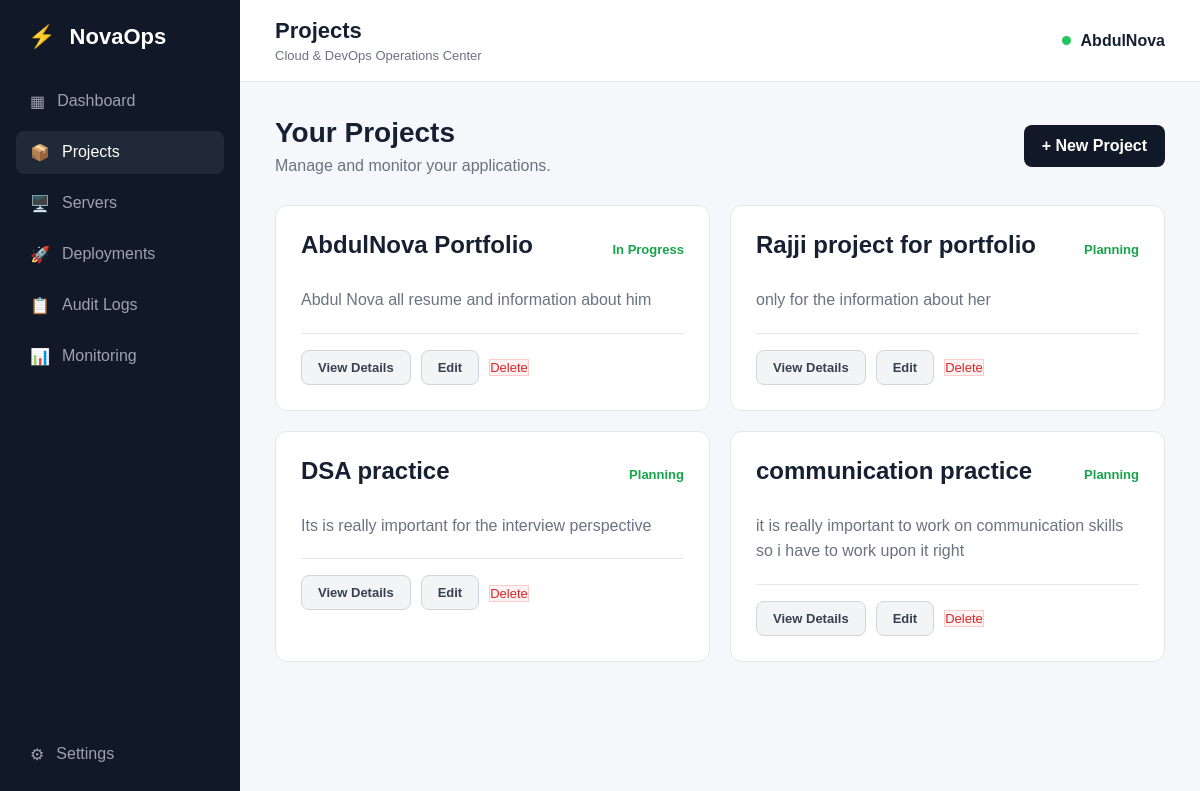
The app's page /projects with its own data.
### app.py (models this page shows)
class Project(db.Model):
    id = db.Column(
        db.Integer,
        primary_key=True
    )
    name = db.Column(
        db.String(100),
        nullable=False
    )
    description = db.Column(
        db.Text,
        nullable=False
    )
    status = db.Column(
        db.String(50),
        nullable=False
    )
    servers = db.relationship(
        "Server",
        backref="project",
        lazy=True
    )

### app.py (the view)
@app.route("/projects")
def projects():
    projects = Project.query.order_by(
        Project.id.desc()
    ).all()
    return render_template(
        "projects.html",
        projects=projects
    )

### templates/projects.html (shortened to what this page needs)
{% extends "base.html" %}
{% block page_title %}
Projects
{% endblock %}
{% block content %}
<div class="welcome">
    <div>
        <h1>Your Projects</h1>
        <p>Manage and monitor your applications.</p>
    </div>
    <a href="{{ url_for('new_project') }}" class="primary-btn">
        + New Project
    </a>
</div>
<div class="projects-grid">
    {% for project in projects %}
    <div class="project-card">
        <div class="project-header">
            <h2>{{ project.name }}</h2>
            <span class="project-status">
                {{ project.status }}
            </span>
        </div>
        <p>
            {{ project.description }}
        </p>
        <div class="project-actions">
            <a href="{{ url_for('project_detail', project_id=project.id) }}" class="secondary-btn">
                View Details
            </a>
            <a href="{{ url_for('edit_project', project_id=project.id) }}" class="secondary-btn">
                Edit
            </a>
            <form action="{{ url_for('delete_project', project_id=project.id) }}" method="POST"
                onsubmit="return confirm('Are you sure you want to delete this project?');">
                <button type="submit" class="danger-btn">
                    Delete
                </button>
            </form>
        </div>
    </div>
    {% endfor %}
</div>
{% endblock %}

### static/css/style.css (style rules this page uses)
* { margin: 0; padding: 0; box-sizing: border-box; }
body { font-family: Arial, sans-serif; background: #f5f7fb; color: #172033; }
.welcome { display: flex; justify-content: space-between; align-items: center; margin-bottom: 30px; }
.welcome h1 { font-size: 28px; margin-bottom: 8px; }
.welcome p { color: #6b7280; }
.primary-btn { display: inline-flex; align-items: center; justify-content: center; border: none; background: #111827; color: white; padding: 12px 18px; border-radius: 8px; cursor: pointer; font-weight: 600; text-decoration: none; transition: 0.2s; }
.projects-grid { display: grid; grid-template-columns: repeat(2, minmax(0, 1fr)); gap: 20px; }
.project-card { background: white; border: 1px solid #e5e7eb; border-radius: 12px; padding: 25px; transition: 0.2s; }
.project-header { display: flex; justify-content: space-between; align-items: center; margin-bottom: 20px; }
.project-status { color: #16a34a; font-size: 13px; font-weight: 600; }
.project-card h2 { margin-bottom: 8px; }
.project-card p { color: #6b7280; line-height: 1.6; }
.project-actions { display: flex; align-items: center; gap: 10px; margin-top: 20px; padding-top: 16px; border-top: 1px solid #e5e7eb; }
.project-actions a { display: inline-flex; align-items: center; justify-content: center; padding: 9px 16px; border-radius: 8px; font-size: 13px; font-weight: 600; text-decoration: none; transition: 0.2s; }
.secondary-btn { background: #f3f4f6; color: #374151; border: 1px solid #d1d5db; }
.danger-btn { background: #fef2f2; color: #dc2626; border: 1px solid #fecaca; }
.project-actions form { margin: 0; }
.project-actions .danger-btn { cursor: pointer; font-family: inherit; font-size: 13px; }

### records on screen
Project: name "AbdulNova Portfolio", status "In Progress", description "Abdul Nova all resume and information about him"
Project: name "Rajji project for portfolio", status "Planning", description "only for the information about her"
Project: name "DSA practice", status "Planning", description "Its is really important for the interview perspective"
Project: name "communication practice", status "Planning", description "it is really important to work on communication skills so i have to work upon it right"
